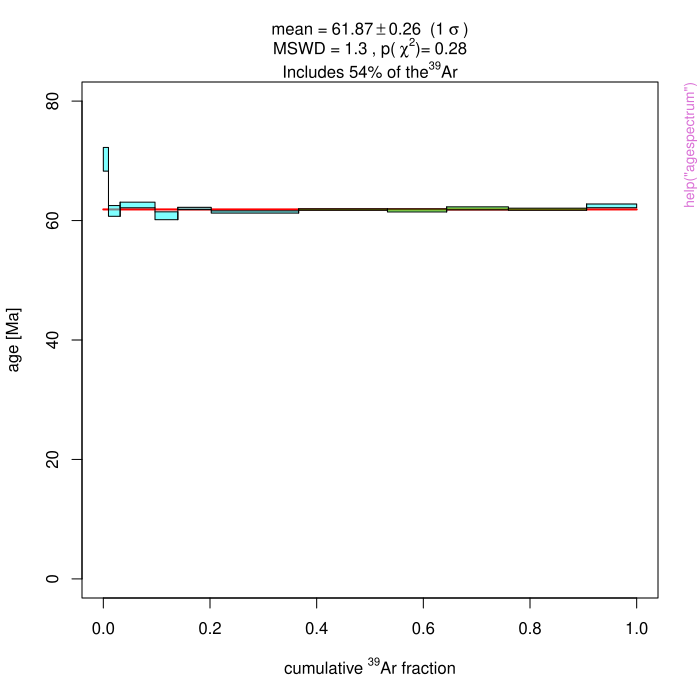

This chart was generated by the following R code:
pkgname <- "IsoplotR"
source(file.path(R.home("share"), "R", "examples-header.R"))
options(warn = 1)
base::assign(".ExTimings", "IsoplotR-Ex.timings", pos = 'CheckExEnv')
base::cat("name\tuser\tsystem\telapsed\n", file=base::get(".ExTimings", pos = 'CheckExEnv'))
base::assign(".format_ptime",
function(x) {
  if(!is.na(x[4L])) x[1L] <- x[1L] + x[4L]
  if(!is.na(x[5L])) x[2L] <- x[2L] + x[5L]
  options(OutDec = '.')
  format(x[1L:3L], digits = 7L)
},
pos = 'CheckExEnv')

### * </HEADER>
library('IsoplotR')

base::assign(".oldSearch", base::search(), pos = 'CheckExEnv')
cleanEx()
nameEx("age")
### * age

flush(stderr()); flush(stdout())

base::assign(".ptime", proc.time(), pos = "CheckExEnv")
### Name: age
### Title: Calculate isotopic ages
### Aliases: age age.default age.UPb age.PbPb age.ArAr age.UThHe
###   age.fissiontracks age.ThU age.ReOs age.SmNd age.RbSr age.LuHf

### ** Examples

data(examples)
print(age(examples$UPb))
print(age(examples$UPb,type=1))
print(age(examples$UPb,type=2))



base::assign(".dptime", (proc.time() - get(".ptime", pos = "CheckExEnv")), pos = "CheckExEnv")
base::cat("age", base::get(".format_ptime", pos = 'CheckExEnv')(get(".dptime", pos = "CheckExEnv")), "\n", file=base::get(".ExTimings", pos = 'CheckExEnv'), append=TRUE, sep="\t")
cleanEx()
nameEx("agespectrum")
### * agespectrum

flush(stderr()); flush(stdout())

base::assign(".ptime", proc.time(), pos = "CheckExEnv")
### Name: agespectrum
### Title: Plot a (40Ar/39Ar) release spectrum
### Aliases: agespectrum agespectrum.default agespectrum.ArAr

### ** Examples

data(examples)
agespectrum(examples$ArAr,ylim=c(0,80))



base::assign(".dptime", (proc.time() - get(".ptime", pos = "CheckExEnv")), pos = "CheckExEnv")
base::cat("agespectrum", base::get(".format_ptime", pos = 'CheckExEnv')(get(".dptime", pos = "CheckExEnv")), "\n", file=base::get(".ExTimings", pos = 'CheckExEnv'), append=TRUE, sep="\t")
cleanEx()
nameEx("cad")
### * cad

flush(stderr()); flush(stdout())

base::assign(".ptime", proc.time(), pos = "CheckExEnv")
### Name: cad
### Title: Plot continuous data as cumulative age distributions
### Aliases: cad cad.default cad.detritals cad.UPb cad.PbPb cad.ArAr
###   cad.ThU cad.ReOs cad.SmNd cad.RbSr cad.LuHf cad.UThHe
###   cad.fissiontracks

### ** Examples

data(examples)
cad(examples$DZ,verticals=FALSE,pch=20)



base::assign(".dptime", (proc.time() - get(".ptime", pos = "CheckExEnv")), pos = "CheckExEnv")
base::cat("cad", base::get(".format_ptime", pos = 'CheckExEnv')(get(".dptime", pos = "CheckExEnv")), "\n", file=base::get(".ExTimings", pos = 'CheckExEnv'), append=TRUE, sep="\t")
cleanEx()
nameEx("central")
### * central

flush(stderr()); flush(stdout())

base::assign(".ptime", proc.time(), pos = "CheckExEnv")
### Name: central
### Title: Calculate U-Th-He and fission track central ages and
###   compositions
### Aliases: central central.default central.UThHe central.fissiontracks

### ** Examples

data(examples)
print(central(examples$UThHe)$age)




base::assign(".dptime", (proc.time() - get(".ptime", pos = "CheckExEnv")), pos = "CheckExEnv")
base::cat("central", base::get(".format_ptime", pos = 'CheckExEnv')(get(".dptime", pos = "CheckExEnv")), "\n", file=base::get(".ExTimings", pos = 'CheckExEnv'), append=TRUE, sep="\t")
cleanEx()
nameEx("concordia")
### * concordia

flush(stderr()); flush(stdout())

base::assign(".ptime", proc.time(), pos = "CheckExEnv")
### Name: concordia
### Title: Concordia diagram
### Aliases: concordia

### ** Examples

data(examples) 
concordia(examples$UPb)



base::assign(".dptime", (proc.time() - get(".ptime", pos = "CheckExEnv")), pos = "CheckExEnv")
base::cat("concordia", base::get(".format_ptime", pos = 'CheckExEnv')(get(".dptime", pos = "CheckExEnv")), "\n", file=base::get(".ExTimings", pos = 'CheckExEnv'), append=TRUE, sep="\t")
cleanEx()
nameEx("ellipse")
### * ellipse

flush(stderr()); flush(stdout())

base::assign(".ptime", proc.time(), pos = "CheckExEnv")
### Name: ellipse
### Title: Get coordinates of error ellipse for plotting
### Aliases: ellipse

### ** Examples

x = 99; y = 101;
covmat <- matrix(c(1,0.9,0.9,1),nrow=2)
ell <- ellipse(x,y,covmat)
plot(c(90,110),c(90,110),type='l')
polygon(ell,col=rgb(0,1,0,0.5))
points(x,y,pch=21,bg='black')



base::assign(".dptime", (proc.time() - get(".ptime", pos = "CheckExEnv")), pos = "CheckExEnv")
base::cat("ellipse", base::get(".format_ptime", pos = 'CheckExEnv')(get(".dptime", pos = "CheckExEnv")), "\n", file=base::get(".ExTimings", pos = 'CheckExEnv'), append=TRUE, sep="\t")
cleanEx()
nameEx("evolution")
### * evolution

flush(stderr()); flush(stdout())

base::assign(".ptime", proc.time(), pos = "CheckExEnv")
### Name: evolution
### Title: Th-U evolution diagram
### Aliases: evolution

### ** Examples

data(examples)
evolution(examples$ThU)



base::assign(".dptime", (proc.time() - get(".ptime", pos = "CheckExEnv")), pos = "CheckExEnv")
base::cat("evolution", base::get(".format_ptime", pos = 'CheckExEnv')(get(".dptime", pos = "CheckExEnv")), "\n", file=base::get(".ExTimings", pos = 'CheckExEnv'), append=TRUE, sep="\t")
cleanEx()
nameEx("examples")
### * examples

flush(stderr()); flush(stdout())

base::assign(".ptime", proc.time(), pos = "CheckExEnv")
### Name: examples
### Title: Example datasets for testing 'IsoplotR'
### Aliases: examples

### ** Examples

data(examples)

concordia(examples$UPb)

agespectrum(examples$ArAr)

isochron(examples$ReOs)

radialplot(examples$FT1)

helioplot(examples$UThHe)

kde(examples$Namib)

radialplot(examples$MountTom)

agespectrum(examples$spectrum)

weightedmean(examples$average)




base::assign(".dptime", (proc.time() - get(".ptime", pos = "CheckExEnv")), pos = "CheckExEnv")
base::cat("examples", base::get(".format_ptime", pos = 'CheckExEnv')(get(".dptime", pos = "CheckExEnv")), "\n", file=base::get(".ExTimings", pos = 'CheckExEnv'), append=TRUE, sep="\t")
cleanEx()
nameEx("helioplot")
### * helioplot

flush(stderr()); flush(stdout())

base::assign(".ptime", proc.time(), pos = "CheckExEnv")
### Name: helioplot
### Title: Visualise U-Th-He data on a logratio plot or ternary diagram
### Aliases: helioplot

### ** Examples

data(examples)
helioplot(examples$UThHe)
dev.new()
helioplot(examples$UThHe,logratio=FALSE)



base::assign(".dptime", (proc.time() - get(".ptime", pos = "CheckExEnv")), pos = "CheckExEnv")
base::cat("helioplot", base::get(".format_ptime", pos = 'CheckExEnv')(get(".dptime", pos = "CheckExEnv")), "\n", file=base::get(".ExTimings", pos = 'CheckExEnv'), append=TRUE, sep="\t")
cleanEx()
nameEx("isochron")
### * isochron

flush(stderr()); flush(stdout())

base::assign(".ptime", proc.time(), pos = "CheckExEnv")
### Name: isochron
### Title: Calculate and plot isochrons
### Aliases: isochron isochron.default isochron.ArAr isochron.PbPb
###   isochron.RbSr isochron.ReOs isochron.SmNd isochron.LuHf isochron.ThU

### ** Examples

data(examples)
isochron(examples$ArAr)



base::assign(".dptime", (proc.time() - get(".ptime", pos = "CheckExEnv")), pos = "CheckExEnv")
base::cat("isochron", base::get(".format_ptime", pos = 'CheckExEnv')(get(".dptime", pos = "CheckExEnv")), "\n", file=base::get(".ExTimings", pos = 'CheckExEnv'), append=TRUE, sep="\t")
cleanEx()
nameEx("kde")
### * kde

flush(stderr()); flush(stdout())

base::assign(".ptime", proc.time(), pos = "CheckExEnv")
### Name: kde
### Title: Create (a) kernel density estimate(s)
### Aliases: kde kde.default kde.UPb kde.detritals kde.PbPb kde.ArAr
###   kde.ThU kde.ReOs kde.SmNd kde.RbSr kde.LuHf kde.UThHe
###   kde.fissiontracks

### ** Examples

data(examples)
kde(examples$DZ[['N1']],kernel="epanechnikov")
kde(examples$DZ,from=0,to=3000)



base::assign(".dptime", (proc.time() - get(".ptime", pos = "CheckExEnv")), pos = "CheckExEnv")
base::cat("kde", base::get(".format_ptime", pos = 'CheckExEnv')(get(".dptime", pos = "CheckExEnv")), "\n", file=base::get(".ExTimings", pos = 'CheckExEnv'), append=TRUE, sep="\t")
cleanEx()
nameEx("mds")
### * mds

flush(stderr()); flush(stdout())

base::assign(".ptime", proc.time(), pos = "CheckExEnv")
### Name: mds
### Title: Multidimensional Scaling
### Aliases: mds mds.default mds.detritals

### ** Examples

data(examples)
# Parameters 'xaxt' and 'yaxt' control if the axis is plotted at all.
mds(examples$DZ,nnlines=TRUE,cex=5,xaxt='n',yaxt='n')
dev.new()
mds(examples$DZ,shepard=TRUE)



base::assign(".dptime", (proc.time() - get(".ptime", pos = "CheckExEnv")), pos = "CheckExEnv")
base::cat("mds", base::get(".format_ptime", pos = 'CheckExEnv')(get(".dptime", pos = "CheckExEnv")), "\n", file=base::get(".ExTimings", pos = 'CheckExEnv'), append=TRUE, sep="\t")
cleanEx()
nameEx("peakfit")
### * peakfit

flush(stderr()); flush(stdout())

base::assign(".ptime", proc.time(), pos = "CheckExEnv")
### Name: peakfit
### Title: Finite mixture modelling of geochronological datasets
### Aliases: peakfit peakfit.default peakfit.fissiontracks peakfit.UPb
###   peakfit.PbPb peakfit.ArAr peakfit.ReOs peakfit.SmNd peakfit.RbSr
###   peakfit.LuHf peakfit.ThU peakfit.UThHe

### ** Examples

data(examples)
peakfit(examples$FT1,k=2)



base::assign(".dptime", (proc.time() - get(".ptime", pos = "CheckExEnv")), pos = "CheckExEnv")
base::cat("peakfit", base::get(".format_ptime", pos = 'CheckExEnv')(get(".dptime", pos = "CheckExEnv")), "\n", file=base::get(".ExTimings", pos = 'CheckExEnv'), append=TRUE, sep="\t")
cleanEx()
nameEx("radialplot")
### * radialplot

flush(stderr()); flush(stdout())

base::assign(".ptime", proc.time(), pos = "CheckExEnv")
### Name: radialplot
### Title: Visualise heteroscedastic data on a radial plot
### Aliases: radialplot radialplot.default radialplot.fissiontracks
###   radialplot.UPb radialplot.PbPb radialplot.ArAr radialplot.UThHe
###   radialplot.ReOs radialplot.SmNd radialplot.RbSr radialplot.LuHf
###   radialplot.ThU

### ** Examples

data(examples)
radialplot(examples$FT1)



base::assign(".dptime", (proc.time() - get(".ptime", pos = "CheckExEnv")), pos = "CheckExEnv")
base::cat("radialplot", base::get(".format_ptime", pos = 'CheckExEnv')(get(".dptime", pos = "CheckExEnv")), "\n", file=base::get(".ExTimings", pos = 'CheckExEnv'), append=TRUE, sep="\t")
cleanEx()
nameEx("read.data")
### * read.data

flush(stderr()); flush(stdout())

base::assign(".ptime", proc.time(), pos = "CheckExEnv")
### Name: read.data
### Title: Read geochronology data
### Aliases: read.data read.data.default read.data.matrix

### ** Examples

file.show(system.file("spectrum.csv",package="IsoplotR"))

f1 <- system.file("UPb1.csv",package="IsoplotR")
d1 <- read.data(f1,method="U-Pb",format=1)
concordia(d1)

f2 <- system.file("ArAr1.csv",package="IsoplotR")
d2 <- read.data(f2,method="Ar-Ar",format=1)
agespectrum(d2)

f3 <- system.file("ReOs1.csv",package="IsoplotR")
d3 <- read.data(f3,method="Re-Os",format=1)
isochron(d2)

f4 <- system.file("FT1.csv",package="IsoplotR")
d4 <- read.data(f4,method="fissiontracks",format=1)
radialplot(d4)

f5 <- system.file("UThSmHe.csv",package="IsoplotR")
d5 <- read.data(f5,method="U-Th-He")
helioplot(d5)

#  one detrital zircon U-Pb file (detritals.csv)
f6 <- system.file("Namib.csv",package="IsoplotR")
d6 <- read.data(f6,method="detritals")
kde(d6)

#  three 'other' files (MountTom.csv, spectrum.csv, average.csv)
f7 <- system.file("MountTom.csv",package="IsoplotR")
d7 <- read.data(f7,method="other")
radialplot(d7)




base::assign(".dptime", (proc.time() - get(".ptime", pos = "CheckExEnv")), pos = "CheckExEnv")
base::cat("read.data", base::get(".format_ptime", pos = 'CheckExEnv')(get(".dptime", pos = "CheckExEnv")), "\n", file=base::get(".ExTimings", pos = 'CheckExEnv'), append=TRUE, sep="\t")
cleanEx()
nameEx("set.zeta")
### * set.zeta

flush(stderr()); flush(stdout())

base::assign(".ptime", proc.time(), pos = "CheckExEnv")
### Name: set.zeta
### Title: Calculate the zeta calibration coefficient for fission track
###   dating
### Aliases: set.zeta

### ** Examples

data(examples)
print(examples$FT1$zeta)
FT <- set.zeta(examples$FT1,tst=c(250,5))
print(FT$zeta)



base::assign(".dptime", (proc.time() - get(".ptime", pos = "CheckExEnv")), pos = "CheckExEnv")
base::cat("set.zeta", base::get(".format_ptime", pos = 'CheckExEnv')(get(".dptime", pos = "CheckExEnv")), "\n", file=base::get(".ExTimings", pos = 'CheckExEnv'), append=TRUE, sep="\t")
cleanEx()
nameEx("settings")
### * settings

flush(stderr()); flush(stdout())

base::assign(".ptime", proc.time(), pos = "CheckExEnv")
### Name: settings
### Title: Load settings to and from json
### Aliases: settings

### ** Examples

# load and show the default constants that come with IsoplotR
json <- system.file("constants.json",package="IsoplotR")
settings(fname=json)
print(settings())

# use the decay constant of Kovarik and Adams (1932)
settings('lambda','U238',0.0001537,0.0000068)
print(settings('lambda','U238'))

# returns the 238U/235U ratio of Hiess et al. (2012):
print(settings('iratio','U238U235'))
# use the 238U/235U ratio of Steiger and Jaeger (1977):
settings('iratio','U238U235',138.88,0)
print(settings('iratio','U238U235'))



base::assign(".dptime", (proc.time() - get(".ptime", pos = "CheckExEnv")), pos = "CheckExEnv")
base::cat("settings", base::get(".format_ptime", pos = 'CheckExEnv')(get(".dptime", pos = "CheckExEnv")), "\n", file=base::get(".ExTimings", pos = 'CheckExEnv'), append=TRUE, sep="\t")
cleanEx()
nameEx("weightedmean")
### * weightedmean

flush(stderr()); flush(stdout())

base::assign(".ptime", proc.time(), pos = "CheckExEnv")
### Name: weightedmean
### Title: Calculate the weighted mean age
### Aliases: weightedmean weightedmean.default weightedmean.UPb
###   weightedmean.PbPb weightedmean.ThU weightedmean.ArAr
###   weightedmean.ReOs weightedmean.SmNd weightedmean.RbSr
###   weightedmean.LuHf weightedmean.UThHe weightedmean.fissiontracks

### ** Examples

ages <- c(251.9,251.59,251.47,251.35,251.1,251.04,250.79,250.73,251.22,228.43)
errs <- c(0.28,0.28,0.63,0.34,0.28,0.63,0.28,0.4,0.28,0.33)
weightedmean(cbind(ages,errs))
data(examples)
weightedmean(examples$ArAr)



base::assign(".dptime", (proc.time() - get(".ptime", pos = "CheckExEnv")), pos = "CheckExEnv")
base::cat("weightedmean", base::get(".format_ptime", pos = 'CheckExEnv')(get(".dptime", pos = "CheckExEnv")), "\n", file=base::get(".ExTimings", pos = 'CheckExEnv'), append=TRUE, sep="\t")
cleanEx()
nameEx("york")
### * york

flush(stderr()); flush(stdout())

base::assign(".ptime", proc.time(), pos = "CheckExEnv")
### Name: york
### Title: Linear regression of X,Y-variables with correlated errors
### Aliases: york

### ** Examples

   X <- c(1.550,12.395,20.445,20.435,20.610,24.900,
          28.530,50.540,51.595,86.51,106.40,157.35)
   Y <- c(.7268,.7849,.8200,.8156,.8160,.8322,
          .8642,.9584,.9617,1.135,1.230,1.490)
   n <- length(X)
   sX <- X*0.01
   sY <- Y*0.005
   rXY <- rep(0.8,n)
   dat <- cbind(X,sX,Y,sY,rXY)
   fit <- york(dat)
   covmat <- matrix(0,2,2)
   plot(range(X),fit$a[1]+fit$b[1]*range(X),type='l',ylim=range(Y))
   for (i in 1:n){
       covmat[1,1] <- sX[i]^2
       covmat[2,2] <- sY[i]^2
       covmat[1,2] <- rXY[i]*sX[i]*sY[i]
       covmat[2,1] <- covmat[1,2]
       ell <- ellipse(X[i],Y[i],covmat,alpha=0.05)
       polygon(ell)
   }



base::assign(".dptime", (proc.time() - get(".ptime", pos = "CheckExEnv")), pos = "CheckExEnv")
base::cat("york", base::get(".format_ptime", pos = 'CheckExEnv')(get(".dptime", pos = "CheckExEnv")), "\n", file=base::get(".ExTimings", pos = 'CheckExEnv'), append=TRUE, sep="\t")
### * <FOOTER>
###
options(digits = 7L)
base::cat("Time elapsed: ", proc.time() - base::get("ptime", pos = 'CheckExEnv'),"\n")
grDevices::dev.off()
###
### Local variables: ***
### mode: outline-minor ***
### outline-regexp: "\\(> \\)?### [*]+" ***
### End: ***
quit('no')
